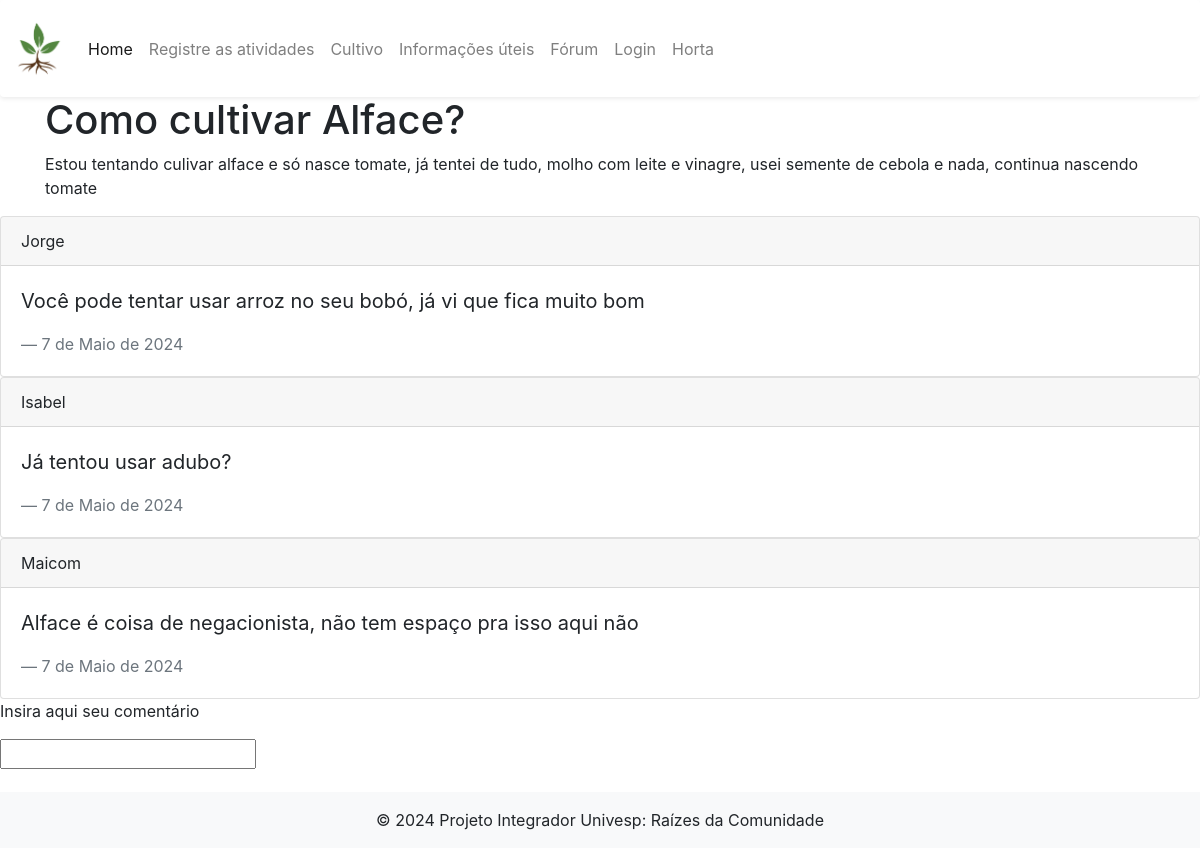
The page /authuser/forum/topico/8 (signed in) on the database its author committed.
### app_forum/models.py (models this page shows)
class Topico(models.Model):
    criador = models.ForeignKey(User, on_delete=models.CASCADE)
    data = models.DateField(auto_now_add=True)
    titulo = models.CharField(max_length=50)
    descricao = models.CharField(max_length=50)

class Comentario(models.Model):
    usuario = models.ForeignKey(User, on_delete=models.CASCADE)
    topico = models.ForeignKey(Topico, on_delete=models.CASCADE)
    data = models.DateField(auto_now_add=True)
    comentario = models.TextField(max_length=300)

### app_forum/views.py (the view)
# urls.py: path('forum/topico/<int:pk>', topico, name='topico'),
@login_required(login_url="/login/login")
def topico(request, pk):
    lista_comentários = {}
    nome_topico = get_object_or_404(Topico, pk=pk)
    try:
        lista_comentários = Comentario.objects.filter(topico=nome_topico)
        return render(request, "forum/topico.html", {'nome_topico': nome_topico, 'comentarios' : lista_comentários})
    except Comentario.DoesNotExist:
        return render(request, "forum/topico.html")

### templates/forum/topico.html (shortened to what this page needs)
{% extends 'base.html' %}
{% block conteudo %}
<div class="container">
    <h1>{{nome_topico.titulo}}</h1>
    <p>{{nome_topico.descricao}}</p>
</div>
{% if comentarios %}
    {% for comentario in comentarios %}
        <div class="card">
            <div class="card-header">
              <span>{{comentario.usuario}}</span>
            </div>
            <div class="card-body">
              <blockquote class="blockquote mb-0">
                <p>{{comentario.comentario}}</p>
                <footer class="blockquote-footer">{{comentario.data}}</footer>
              </blockquote>
            </div>
        </div>
    {% endfor %}
{% else %}
        <p>Insira um comentário</p>
{% endif %}
<form action="{% url 'criar_comentario' topico_id=nome_topico.id %}" method="post">
    <p>Insira aqui seu comentário</p>
    <input type="text" name="comentario" id="comentario">
</form>
{% endblock %}

### templates/base.html (style rules this page uses)
body { overflow-y: auto; min-height: 100vh; }

### rows shown on the page
Topico: titulo "Como cultivar Alface?", descricao "Estou tentando culivar alface e só nasce tomate, já tentei de tudo, molho com leite e vinagre, usei semente de cebola e nada, continua nascendo tomate"
Comentario: usuario "Jorge", comentario "Você pode tentar usar arroz no seu bobó, já vi que fica muito bom", data "7 de Maio de 2024"
Comentario: usuario "Isabel", comentario "Já tentou usar adubo?", data "7 de Maio de 2024"
Comentario: usuario "Maicom", comentario "Alface é coisa de negacionista, não tem espaço pra isso aqui não", data "7 de Maio de 2024"
